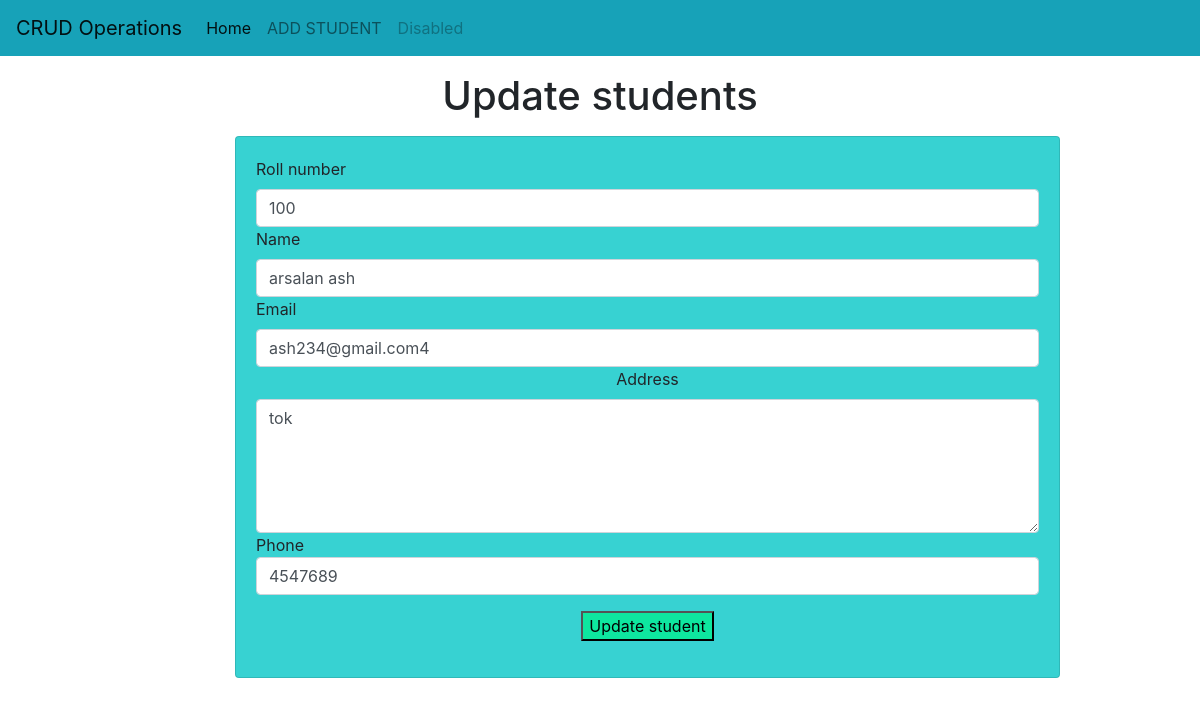
Page /crud/update_student/8 on the committed database.
### crud/models.py (models this page shows)
class student(models.Model):
    roll=models.CharField(max_length=100)
    name=models.CharField(max_length=50)
    email=models.CharField(max_length=150)
    address=models.CharField(max_length=200)
    phone=models.CharField(max_length=11)

### crud/views.py (the view)
def update_student(request, roll):
     stu=student.objects.get(pk=roll)
     return render(request,"stu/update_student.html",{'stu':stu})

### templates/stu/update_student.html (shortened to what this page needs)
<!doctype html>
<html lang="en">
  <head>
    <link rel="stylesheet" href="https://cdn.jsdelivr.net/npm/bootstrap@4.0.0/dist/css/bootstrap.min.css">
  </head>
  <body>
    {% include 'stu/navbar.html'%}
    <h1 class ="text-center my-3">Update students</h1>
    <div class="container">
             <div class="row">
<div class=" col-md-9 offset-md-2">
    <div class="card" style="background-color: rgb(55, 210, 210);">
        <div class="card-body">
            <form action="/crud/do_update_student/{{stu.id}}" method="POST">
                <div class="md-3">
                    <label for="roll">Roll number</label>
                <input name="stu_roll" type="text" id=" roll" class="form-control" placeholder="Enter your roll number" required value="{{stu.roll}}">
                </div>
                <div class="md-3" >
                    <label for="name" >Name</label>
                    <input name="stu_name" type="text" id="name"class="form-control" placeholder="Enter your name" required required value="{{stu.name}}">
                </div>
                <div class="md-3">
                    <label for="email">Email</label>
                    <input name="stu_email" type="text" id="email"class="form-control" placeholder="Enter your  email" required required value="{{stu.email}}">
                </div>
                <div class="md-3" style="text-align: center;">
                    <label for="address" >Address</label>
                    <textarea name="stu_address" id="address"  rows="5" class="form-control" placeholder="Enter your address">{{stu.address}}</textarea>
                </div>
                <div class="md-3">
                    <labe for="phone">Phone</labe>
                    <input name="stu_phone" type="text" id="phone" class="form-control" placeholder="Enter your phone
                    " required value="{{stu.phone}}">
                </div>
                <div class="container text-center my-3" >
                         <button style="background-color:rgb(14, 231, 159); color:rgb(0, 0, 0);">Update student</button>
                </div>
            </form>
        </div>
    </div>
</div>
             </div>
    </div>
  </body>
</html>

### rows in the picture
student: stu_roll "100", stu_name "arsalan ash", stu_email "ash234@gmail.com4", stu_address "tok", stu_phone "4547689"
